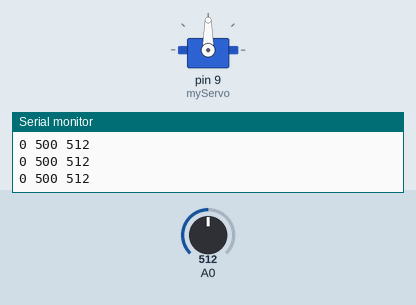
Simulated run of this sketch. Board: Arduino Uno, built with avr-gcc and run on an emulated ATmega328P. Shown: servo, the last lines printed to the serial monitor. Inputs (shaded band) come from the test bench; at power-on: A0 = 512. Random numbers use the default seed unless the sketch sets one.

Above: at 1.2 s.
1.3 s: A0 set to 160
2.8 s: A0 set to 133
At 3.31 s:
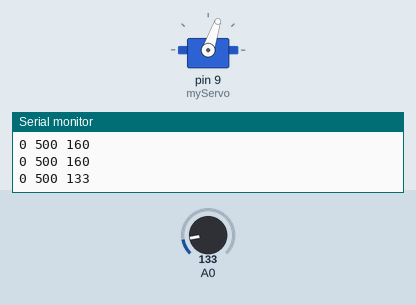
5.8 s: A0 set to 306
At 5.8 s:
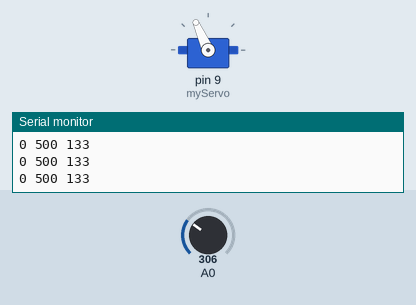
7.3 s: A0 set to 140
At 8.62 s:
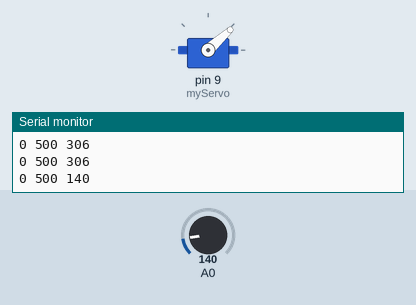
10.3 s: A0 set to 511
Timing chart, 0 to 12.8 s (numbered marks = the images above; inputs shaded):
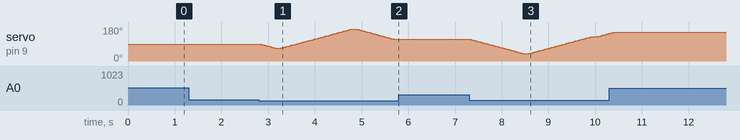

Measured:
- the behaviour switches between 150 and 149 on A0 (found by bisection; images 0 and 1)

The sketch:

sketch.ino
```cpp
#include <Servo.h>

Servo myServo;

void setup() {
  Serial.begin(9600);
  pinMode(A0, INPUT);
  myServo.attach(9);
}

void loop() {
  int soilValue = analogRead(A0);

  if (soilValue < 150) {
    int angle = random(0, 180);

    for (int pos = myServo.read(); pos != angle; pos += (angle > pos ? 1 : -1)) {
      myServo.write(pos);
      delay(15);
    }
  }

  Serial.print(0);
  Serial.print(" ");
  Serial.print(500);
  Serial.print(" ");
  Serial.println(soilValue);

  delay(100);
}
```
